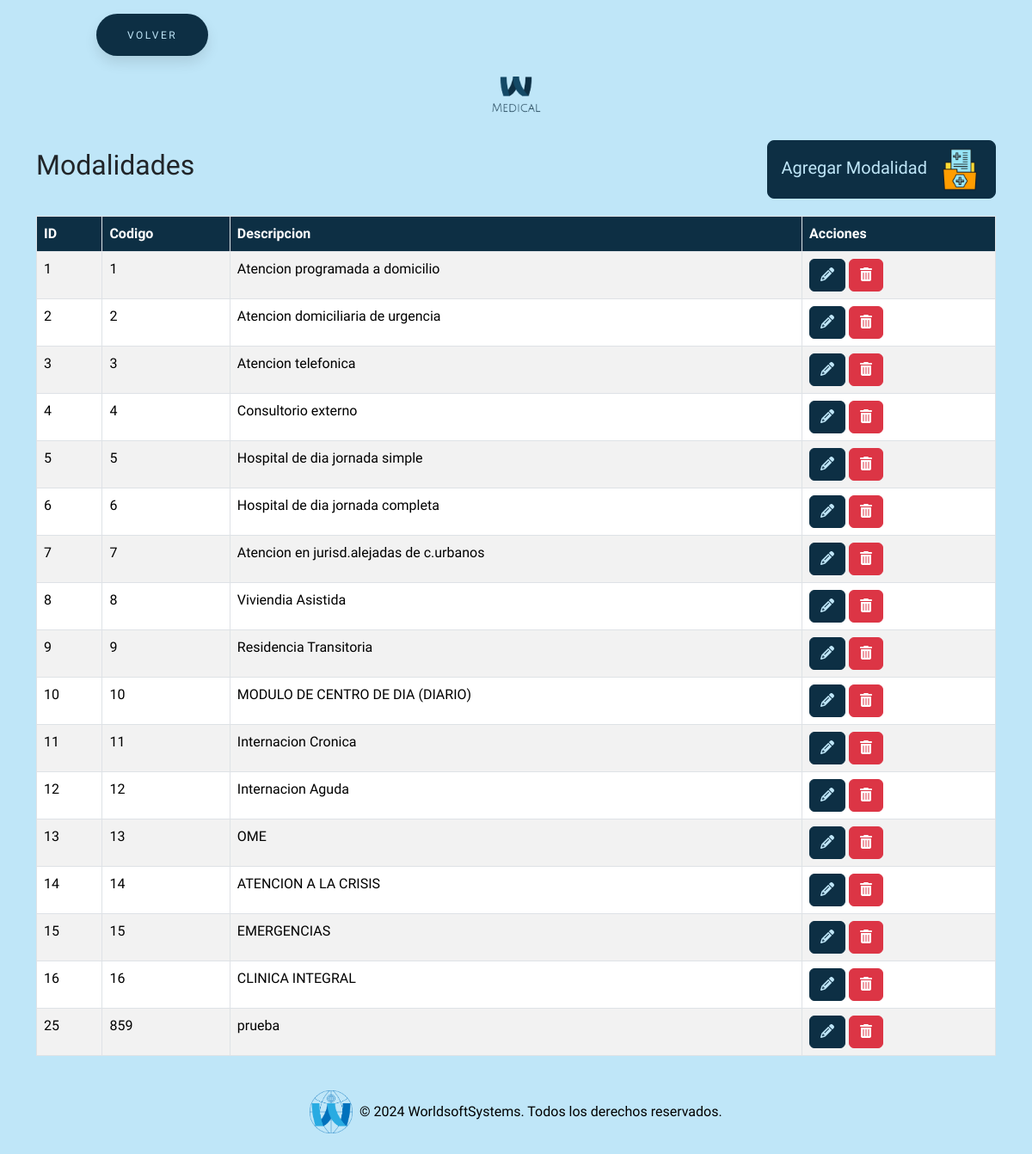
Page /prueba/todosAjustes/modalidad/modalidad.php (signed in) on the committed database.
### tables this page shows
CREATE TABLE `modalidad` (
  `id` int(11) NOT NULL,
  `codigo` varchar(255) NOT NULL,
  `descripcion` varchar(255) NOT NULL
);

### prueba/todosAjustes/modalidad/modalidad.php (the view, shortened to what this page needs)
<?php
require_once "../../conexion.php";
$sql = "SELECT * FROM modalidad";
$result = $conn->query($sql);
?>
<!DOCTYPE html>
<html lang="en">
<head>
    <link href="https://cdn.jsdelivr.net/npm/bootstrap@5.3.3/dist/css/bootstrap.min.css" rel="stylesheet"
>
    <link rel="stylesheet" href="https://cdnjs.cloudflare.com/ajax/libs/font-awesome/6.5.2/css/all.min.css"
 />
    <link rel="stylesheet" href="../../estilos/styleBotones.css">
    <link rel="stylesheet" href="../../estilos/styleGeneral.css">
</head>
<body>
    <button class="button" style="vertical-align:middle; margin-left:7rem"
        onclick="window.location.href = '../../seccionAjustes/ajustes.php';">
        <span>VOLVER</span>
    </button>
    <div class="text-center my-4">
        <img src="../../img/logo.png" alt="Logo MEDICAL" class="img-fluid" style="max-width: 120px;">
    </div>
    <div class="container">
        <div class="title-container">
            <h2>Modalidades</h2>
            <button type="button" class="btn btn-custom btn-lg" data-bs-toggle="modal"
                data-bs-target="#agregarModalidadModal">
                Agregar Modalidad <img src="../../img/modalidad.png" alt="Icono agregar modalidad"
                    style="width: 50px; height: 50px; margin-left: 8px;">
            </button>
        </div>
        <table class="table table-striped table-bordered">
            <thead class="table-custom">
                <tr>
                    <th>ID</th>
                    <th>Codigo</th>
                    <th>Descripcion</th>
                    <th>Acciones</th>
                </tr>
            </thead>
            <tbody>
                <?php if ($result->num_rows > 0): ?>
                    <?php while ($row = $result->fetch_assoc()): ?>
                        <tr>
                            <td><?= $row["id"] ?></td>
                            <td><?= $row["codigo"] ?></td>
                            <td><?= $row["descripcion"] ?></td>
                            <td>
                                <button class="btn btn-custom-editar" onclick='editarModalidad(<?= json_encode($row) ?>)'><i
                                        class="fas fa-pencil-alt"></i></button>
                                <a href="?eliminar=<?= $row['id'] ?>" class="btn btn-danger"
                                    onclick="return confirm('¿Estás seguro de que deseas eliminar esta Modalidad?');"><i
                                        class="fas fa-trash-alt"></i></a>
                            </td>
                        </tr>
                    <?php endwhile; ?>
                <?php else: ?>
                    <tr>
                        <td colspan="4">No se encontraron resultados</td>
                    </tr>
                <?php endif; ?>
            </tbody>
        </table>
    </div>
    <footer class="bg-dark text-white text-center py-4 mt-auto">
        <div class="container">
            <div class="row justify-content-center">
                <div class="col-md-12 footer-logo-text">
                    <img src="../../img/logoWSS.png" alt="Logo" class="img-fluid" style="max-height: 50px;">
                    <p class="mb-0">&copy; 2024 WorldsoftSystems. Todos los derechos reservados.</p>
                </div>
            </div>
        </div>
    </footer>
</body>
</html>

### prueba/estilos/styleBotones.css (style rules this page uses)
:root { --primary-color: #0d2f44; }
body, html { background-color: #bfe6f8 !important; font-family: 'Cabin Condensed', sans-serif !important; }
.title-container { display: flex; align-items: center; justify-content: space-between; margin-bottom: 20px; }
.btn-custom { background-color: var(--primary-color) !important; border-color: var(--primary-color) !important; color: #bfe6f8 !important; transition: all 0.3s ease; }
.btn-custom-editar { background-color: var(--primary-color) !important; border-color: var(--primary-color) !important; color: #bfe6f8 !important; transition: all 0.3s ease; }
.button { padding: 1.3em 3em; font-size: 12px; text-transform: uppercase; letter-spacing: 2.5px; font-weight: 500; color: #bfe6f8; background-color: var(--primary-color) !important; border-color: var(--primary-color) !important; border: none; border-radius: 45px; box-shadow: 0px 8px 15px rgba(0, 0, 0, 0.1); transition: all 0.3s ease 0s; cursor: pointer; outline: none; margin-top: 1rem; }

### prueba/estilos/styleGeneral.css (style rules this page uses)
:root { --primary-color: #0d2f44; }
body, html { background-color: #bfe6f8 !important; font-family: 'Cabin Condensed', sans-serif !important; }
a { text-decoration: none !important; }
.table-custom th { background-color: var(--primary-color) !important; color: white !important; }
.footer-logo-text { display: flex; align-items: center; justify-content: center; color: #000; }
footer.bg-dark { background-color: transparent !important; padding-top: 10rem; }
.footer-logo-text img { margin-right: 0.5rem; }

### rows in the picture
modalidad: id "1", codigo "1", descripcion "Atencion programada a domicilio"
modalidad: id "2", codigo "2", descripcion "Atencion domiciliaria de urgencia"
modalidad: id "3", codigo "3", descripcion "Atencion telefonica"
modalidad: id "4", codigo "4", descripcion "Consultorio externo"
modalidad: id "5", codigo "5", descripcion "Hospital de dia jornada simple"
modalidad: id "6", codigo "6", descripcion "Hospital de dia jornada completa"
modalidad: id "7", codigo "7", descripcion "Atencion en jurisd.alejadas de c.urbanos"
modalidad: id "8", codigo "8", descripcion "Viviendia Asistida"
modalidad: id "9", codigo "9", descripcion "Residencia Transitoria"
modalidad: id "10", codigo "10", descripcion "MODULO DE CENTRO DE DIA (DIARIO)"
modalidad: id "11", codigo "11", descripcion "Internacion Cronica"
modalidad: id "12", codigo "12", descripcion "Internacion Aguda"
modalidad: id "13", codigo "13", descripcion "OME"
modalidad: id "14", codigo "14", descripcion "ATENCION A LA CRISIS"
modalidad: id "15", codigo "15", descripcion "EMERGENCIAS"
modalidad: id "16", codigo "16", descripcion "CLINICA INTEGRAL"
modalidad: id "25", codigo "859", descripcion "prueba"
